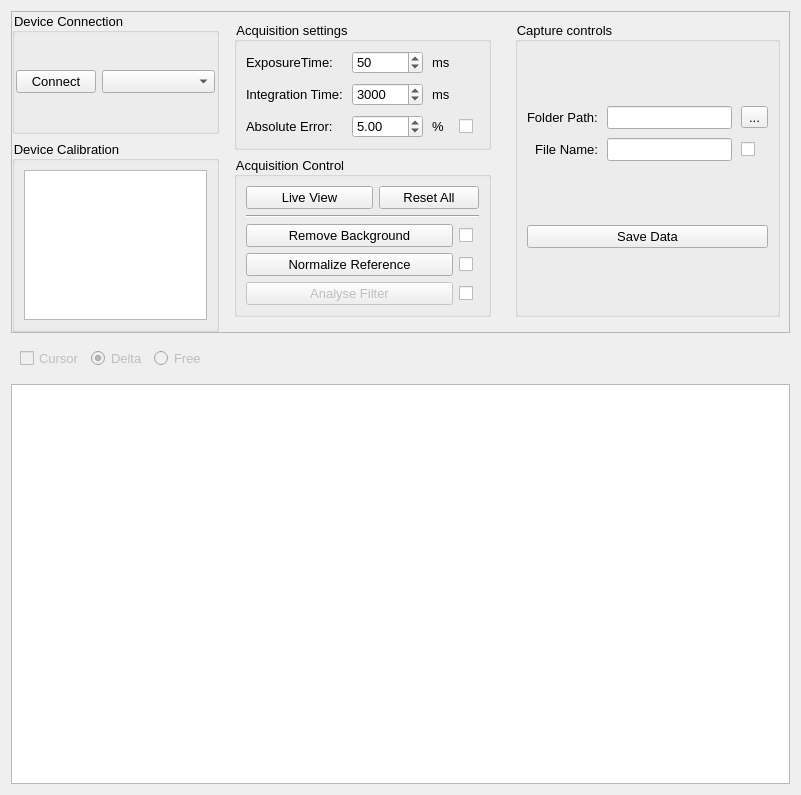
<?xml version="1.0" encoding="UTF-8"?>
<ui version="4.0">
 <class>spectraView</class>
 <widget class="QWidget" name="spectraView">
  <property name="geometry">
   <rect>
    <x>0</x>
    <y>0</y>
    <width>801</width>
    <height>756</height>
   </rect>
  </property>
  <property name="windowTitle">
   <string>Form</string>
  </property>
  <property name="styleSheet">
   <string notr="true">font: 10pt;</string>
  </property>
  <layout class="QGridLayout" name="gridLayout">
   <item row="3" column="0">
    <widget class="GraphicsLayoutWidget" name="pyqtgraphWidget">
     <property name="sizePolicy">
      <sizepolicy hsizetype="Expanding" vsizetype="Expanding">
       <horstretch>0</horstretch>
       <verstretch>1</verstretch>
      </sizepolicy>
     </property>
     <property name="minimumSize">
      <size>
       <width>0</width>
       <height>400</height>
      </size>
     </property>
    </widget>
   </item>
   <item row="2" column="0">
    <widget class="QWidget" name="w_graphControls" native="true">
     <layout class="QHBoxLayout" name="horizontalLayout_5">
      <item>
       <widget class="QCheckBox" name="cb_cursor">
        <property name="enabled">
         <bool>false</bool>
        </property>
        <property name="statusTip">
         <string>Show a crosshair cursor.</string>
        </property>
        <property name="text">
         <string>Cursor</string>
        </property>
       </widget>
      </item>
      <item>
       <widget class="QRadioButton" name="rb_delta">
        <property name="enabled">
         <bool>false</bool>
        </property>
        <property name="toolTip">
         <string>Double-click to set a marker</string>
        </property>
        <property name="statusTip">
         <string>Double-click the Graph to set a marker</string>
        </property>
        <property name="whatsThis">
         <string>Double-click to set a marker</string>
        </property>
        <property name="text">
         <string extracomment="Double-click to set a marker">Delta</string>
        </property>
        <property name="checkable">
         <bool>true</bool>
        </property>
        <property name="checked">
         <bool>true</bool>
        </property>
       </widget>
      </item>
      <item>
       <widget class="QRadioButton" name="rb_free">
        <property name="enabled">
         <bool>false</bool>
        </property>
        <property name="toolTip">
         <string>Double-click to set a marker</string>
        </property>
        <property name="statusTip">
         <string>Double-click the Graph to set a marker</string>
        </property>
        <property name="whatsThis">
         <string>Double-click to set a marker</string>
        </property>
        <property name="text">
         <string extracomment="Double-click to set a marker">Free</string>
        </property>
       </widget>
      </item>
      <item>
       <spacer name="horizontalSpacer">
        <property name="orientation">
         <enum>Qt::Horizontal</enum>
        </property>
        <property name="sizeHint" stdset="0">
         <size>
          <width>40</width>
          <height>20</height>
         </size>
        </property>
       </spacer>
      </item>
     </layout>
    </widget>
   </item>
   <item row="1" column="0">
    <widget class="QFrame" name="w_controls">
     <property name="frameShape">
      <enum>QFrame::StyledPanel</enum>
     </property>
     <property name="frameShadow">
      <enum>QFrame::Raised</enum>
     </property>
     <layout class="QGridLayout" name="gridLayout_5">
      <property name="leftMargin">
       <number>0</number>
      </property>
      <property name="topMargin">
       <number>0</number>
      </property>
      <property name="rightMargin">
       <number>0</number>
      </property>
      <property name="bottomMargin">
       <number>0</number>
      </property>
      <item row="0" column="0" rowspan="2">
       <widget class="QWidget" name="w_device" native="true">
        <property name="sizePolicy">
         <sizepolicy hsizetype="Preferred" vsizetype="Preferred">
          <horstretch>0</horstretch>
          <verstretch>0</verstretch>
         </sizepolicy>
        </property>
        <layout class="QVBoxLayout" name="verticalLayout_4">
         <property name="leftMargin">
          <number>0</number>
         </property>
         <property name="topMargin">
          <number>0</number>
         </property>
         <property name="rightMargin">
          <number>0</number>
         </property>
         <property name="bottomMargin">
          <number>0</number>
         </property>
         <item>
          <widget class="QGroupBox" name="g_connection">
           <property name="title">
            <string>Device Connection</string>
           </property>
           <layout class="QGridLayout" name="gridLayout_6">
            <property name="leftMargin">
             <number>1</number>
            </property>
            <property name="topMargin">
             <number>1</number>
            </property>
            <property name="rightMargin">
             <number>1</number>
            </property>
            <property name="bottomMargin">
             <number>1</number>
            </property>
            <item row="0" column="0">
             <widget class="QPushButton" name="pb_connectDevice">
              <property name="sizePolicy">
               <sizepolicy hsizetype="Expanding" vsizetype="Fixed">
                <horstretch>0</horstretch>
                <verstretch>0</verstretch>
               </sizepolicy>
              </property>
              <property name="text">
               <string>Connect</string>
              </property>
             </widget>
            </item>
            <item row="0" column="1">
             <widget class="QComboBox" name="cmb_selectDevice">
              <property name="sizePolicy">
               <sizepolicy hsizetype="Expanding" vsizetype="Fixed">
                <horstretch>1</horstretch>
                <verstretch>0</verstretch>
               </sizepolicy>
              </property>
             </widget>
            </item>
           </layout>
          </widget>
         </item>
         <item>
          <widget class="QGroupBox" name="g_calibration">
           <property name="title">
            <string>Device Calibration</string>
           </property>
           <layout class="QGridLayout" name="gridLayout_7">
            <item row="0" column="0">
             <widget class="QTableView" name="tv_calibration">
              <property name="sizePolicy">
               <sizepolicy hsizetype="Preferred" vsizetype="Preferred">
                <horstretch>0</horstretch>
                <verstretch>0</verstretch>
               </sizepolicy>
              </property>
              <property name="maximumSize">
               <size>
                <width>16777215</width>
                <height>150</height>
               </size>
              </property>
              <property name="baseSize">
               <size>
                <width>0</width>
                <height>0</height>
               </size>
              </property>
             </widget>
            </item>
           </layout>
          </widget>
         </item>
        </layout>
       </widget>
      </item>
      <item row="0" column="1">
       <widget class="QWidget" name="w_acquisitionControls" native="true">
        <layout class="QVBoxLayout" name="verticalLayout_5">
         <item>
          <widget class="QGroupBox" name="g_acquisitionSettings">
           <property name="sizePolicy">
            <sizepolicy hsizetype="Minimum" vsizetype="Preferred">
             <horstretch>0</horstretch>
             <verstretch>0</verstretch>
            </sizepolicy>
           </property>
           <property name="autoFillBackground">
            <bool>false</bool>
           </property>
           <property name="styleSheet">
            <string notr="true">border-color: rgb(0, 0, 0);</string>
           </property>
           <property name="title">
            <string>Acquisition settings</string>
           </property>
           <layout class="QVBoxLayout" name="verticalLayout_2">
            <property name="spacing">
             <number>0</number>
            </property>
            <item>
             <layout class="QGridLayout" name="gridLayout_3">
              <property name="bottomMargin">
               <number>0</number>
              </property>
              <property name="spacing">
               <number>9</number>
              </property>
              <item row="0" column="0">
               <widget class="QLabel" name="la_acqTime">
                <property name="text">
                 <string>ExposureTime:</string>
                </property>
               </widget>
              </item>
              <item row="1" column="2">
               <widget class="QSpinBox" name="sb_acqTime">
                <property name="minimumSize">
                 <size>
                  <width>0</width>
                  <height>0</height>
                 </size>
                </property>
                <property name="statusTip">
                 <string>Sets the integration time on the SpectrumDevice.</string>
                </property>
                <property name="minimum">
                 <number>10</number>
                </property>
                <property name="maximum">
                 <number>999999</number>
                </property>
                <property name="singleStep">
                 <number>100</number>
                </property>
                <property name="value">
                 <number>3000</number>
                </property>
               </widget>
              </item>
              <item row="1" column="3">
               <widget class="QLabel" name="label_3">
                <property name="text">
                 <string>ms</string>
                </property>
               </widget>
              </item>
              <item row="2" column="2">
               <widget class="QDoubleSpinBox" name="sb_absError">
                <property name="sizePolicy">
                 <sizepolicy hsizetype="Minimum" vsizetype="Fixed">
                  <horstretch>0</horstretch>
                  <verstretch>0</verstretch>
                 </sizepolicy>
                </property>
                <property name="minimumSize">
                 <size>
                  <width>0</width>
                  <height>0</height>
                 </size>
                </property>
                <property name="statusTip">
                 <string>If selected, Will exclude data which has a standard deviation higher than (value).</string>
                </property>
                <property name="minimum">
                 <double>0.100000000000000</double>
                </property>
                <property name="maximum">
                 <double>99.000000000000000</double>
                </property>
                <property name="singleStep">
                 <double>0.100000000000000</double>
                </property>
                <property name="value">
                 <double>5.000000000000000</double>
                </property>
               </widget>
              </item>
              <item row="2" column="3">
               <widget class="QLabel" name="label_4">
                <property name="text">
                 <string>% </string>
                </property>
               </widget>
              </item>
              <item row="1" column="0">
               <widget class="QLabel" name="la_acqTime_3">
                <property name="text">
                 <string>Integration Time:</string>
                </property>
               </widget>
              </item>
              <item row="2" column="0">
               <widget class="QLabel" name="label">
                <property name="text">
                 <string>Absolute Error:</string>
                </property>
               </widget>
              </item>
              <item row="0" column="2">
               <widget class="QSpinBox" name="sb_exposure">
                <property name="sizePolicy">
                 <sizepolicy hsizetype="Preferred" vsizetype="Fixed">
                  <horstretch>0</horstretch>
                  <verstretch>0</verstretch>
                 </sizepolicy>
                </property>
                <property name="minimumSize">
                 <size>
                  <width>0</width>
                  <height>0</height>
                 </size>
                </property>
                <property name="statusTip">
                 <string>Sets exposure time one the SpectrumDevice.</string>
                </property>
                <property name="minimum">
                 <number>4</number>
                </property>
                <property name="maximum">
                 <number>99999</number>
                </property>
                <property name="singleStep">
                 <number>10</number>
                </property>
                <property name="value">
                 <number>50</number>
                </property>
               </widget>
              </item>
              <item row="0" column="3">
               <widget class="QLabel" name="label_2">
                <property name="text">
                 <string>ms</string>
                </property>
               </widget>
              </item>
              <item row="2" column="4">
               <widget class="QCheckBox" name="cb_absError">
                <property name="statusTip">
                 <string>Activates data exclusion. Requires Normalization.</string>
                </property>
                <property name="text">
                 <string/>
                </property>
               </widget>
              </item>
             </layout>
            </item>
           </layout>
          </widget>
         </item>
         <item>
          <widget class="QGroupBox" name="g_acquisitionControl">
           <property name="sizePolicy">
            <sizepolicy hsizetype="Minimum" vsizetype="Preferred">
             <horstretch>0</horstretch>
             <verstretch>0</verstretch>
            </sizepolicy>
           </property>
           <property name="autoFillBackground">
            <bool>false</bool>
           </property>
           <property name="styleSheet">
            <string notr="true">border-color: rgb(0, 0, 0);</string>
           </property>
           <property name="title">
            <string>Acquisition Control</string>
           </property>
           <layout class="QVBoxLayout" name="verticalLayout">
            <item>
             <layout class="QHBoxLayout" name="lay_main">
              <item>
               <widget class="QFlashButton" name="pb_liveView">
                <property name="sizePolicy">
                 <sizepolicy hsizetype="Preferred" vsizetype="Fixed">
                  <horstretch>1</horstretch>
                  <verstretch>0</verstretch>
                 </sizepolicy>
                </property>
                <property name="minimumSize">
                 <size>
                  <width>100</width>
                  <height>0</height>
                 </size>
                </property>
                <property name="statusTip">
                 <string>Starts data reading from the SpectrumDevice</string>
                </property>
                <property name="styleSheet">
                 <string notr="true"/>
                </property>
                <property name="text">
                 <string>Live View</string>
                </property>
               </widget>
              </item>
              <item>
               <widget class="QPushButton" name="pb_reset">
                <property name="sizePolicy">
                 <sizepolicy hsizetype="Minimum" vsizetype="Fixed">
                  <horstretch>1</horstretch>
                  <verstretch>0</verstretch>
                 </sizepolicy>
                </property>
                <property name="minimumSize">
                 <size>
                  <width>100</width>
                  <height>0</height>
                 </size>
                </property>
                <property name="maximumSize">
                 <size>
                  <width>50</width>
                  <height>16777215</height>
                 </size>
                </property>
                <property name="statusTip">
                 <string>Resets the data and the view to initial parameters.</string>
                </property>
                <property name="text">
                 <string>Reset All</string>
                </property>
               </widget>
              </item>
             </layout>
            </item>
            <item>
             <widget class="Line" name="line">
              <property name="orientation">
               <enum>Qt::Horizontal</enum>
              </property>
             </widget>
            </item>
            <item>
             <widget class="QWidget" name="w_SpectraControl" native="true">
              <layout class="QHBoxLayout" name="horizontalLayout_6">
               <property name="leftMargin">
                <number>0</number>
               </property>
               <property name="topMargin">
                <number>0</number>
               </property>
               <property name="rightMargin">
                <number>0</number>
               </property>
               <property name="bottomMargin">
                <number>0</number>
               </property>
               <item>
                <layout class="QGridLayout" name="gridLayout_2">
                 <item row="2" column="0">
                  <widget class="QPushButton" name="pb_analyse">
                   <property name="enabled">
                    <bool>false</bool>
                   </property>
                   <property name="sizePolicy">
                    <sizepolicy hsizetype="Preferred" vsizetype="Fixed">
                     <horstretch>0</horstretch>
                     <verstretch>0</verstretch>
                    </sizepolicy>
                   </property>
                   <property name="statusTip">
                    <string>Will print a report for the OpticalDevice analysed.</string>
                   </property>
                   <property name="text">
                    <string>Analyse Filter</string>
                   </property>
                  </widget>
                 </item>
                 <item row="0" column="1">
                  <widget class="QCheckBox" name="ind_rmBackground">
                   <property name="sizePolicy">
                    <sizepolicy hsizetype="Fixed" vsizetype="Fixed">
                     <horstretch>0</horstretch>
                     <verstretch>0</verstretch>
                    </sizepolicy>
                   </property>
                   <property name="text">
                    <string/>
                   </property>
                   <property name="checkable">
                    <bool>false</bool>
                   </property>
                  </widget>
                 </item>
                 <item row="2" column="1">
                  <widget class="QCheckBox" name="ind_analyse">
                   <property name="sizePolicy">
                    <sizepolicy hsizetype="Fixed" vsizetype="Fixed">
                     <horstretch>0</horstretch>
                     <verstretch>0</verstretch>
                    </sizepolicy>
                   </property>
                   <property name="text">
                    <string/>
                   </property>
                   <property name="checkable">
                    <bool>false</bool>
                   </property>
                  </widget>
                 </item>
                 <item row="0" column="0">
                  <widget class="QPushButton" name="pb_rmBackground">
                   <property name="sizePolicy">
                    <sizepolicy hsizetype="Preferred" vsizetype="Fixed">
                     <horstretch>0</horstretch>
                     <verstretch>0</verstretch>
                    </sizepolicy>
                   </property>
                   <property name="statusTip">
                    <string>Acquires 1 data set. Will subtract to other data acquisition and readings.</string>
                   </property>
                   <property name="text">
                    <string>Remove Background</string>
                   </property>
                  </widget>
                 </item>
                 <item row="1" column="0">
                  <widget class="QPushButton" name="pb_normalize">
                   <property name="sizePolicy">
                    <sizepolicy hsizetype="Preferred" vsizetype="Fixed">
                     <horstretch>0</horstretch>
                     <verstretch>0</verstretch>
                    </sizepolicy>
                   </property>
                   <property name="statusTip">
                    <string>Will normalize the spectrum to allow for transmission/reflexion spectral analysis.</string>
                   </property>
                   <property name="styleSheet">
                    <string notr="true"/>
                   </property>
                   <property name="text">
                    <string>Normalize Reference</string>
                   </property>
                  </widget>
                 </item>
                 <item row="1" column="1">
                  <widget class="QCheckBox" name="ind_normalize">
                   <property name="sizePolicy">
                    <sizepolicy hsizetype="Fixed" vsizetype="Fixed">
                     <horstretch>0</horstretch>
                     <verstretch>0</verstretch>
                    </sizepolicy>
                   </property>
                   <property name="text">
                    <string/>
                   </property>
                   <property name="iconSize">
                    <size>
                     <width>16</width>
                     <height>16</height>
                    </size>
                   </property>
                   <property name="checkable">
                    <bool>false</bool>
                   </property>
                  </widget>
                 </item>
                </layout>
               </item>
              </layout>
             </widget>
            </item>
           </layout>
          </widget>
         </item>
        </layout>
       </widget>
      </item>
      <item row="0" column="2">
       <widget class="QWidget" name="w_captureControls" native="true">
        <layout class="QGridLayout" name="gridLayout_8">
         <item row="0" column="0">
          <widget class="QGroupBox" name="g_captureControls">
           <property name="sizePolicy">
            <sizepolicy hsizetype="MinimumExpanding" vsizetype="Preferred">
             <horstretch>1</horstretch>
             <verstretch>0</verstretch>
            </sizepolicy>
           </property>
           <property name="minimumSize">
            <size>
             <width>0</width>
             <height>0</height>
            </size>
           </property>
           <property name="maximumSize">
            <size>
             <width>1000000</width>
             <height>16777215</height>
            </size>
           </property>
           <property name="autoFillBackground">
            <bool>false</bool>
           </property>
           <property name="styleSheet">
            <string notr="true">border-color: rgb(0, 0, 0);</string>
           </property>
           <property name="title">
            <string>Capture controls</string>
           </property>
           <layout class="QVBoxLayout" name="verticalLayout_3">
            <property name="spacing">
             <number>0</number>
            </property>
            <item>
             <layout class="QGridLayout" name="gridLayout_4">
              <property name="leftMargin">
               <number>0</number>
              </property>
              <property name="topMargin">
               <number>0</number>
              </property>
              <property name="bottomMargin">
               <number>9</number>
              </property>
              <property name="spacing">
               <number>9</number>
              </property>
              <item row="1" column="0">
               <widget class="QLabel" name="la_fileName">
                <property name="sizePolicy">
                 <sizepolicy hsizetype="Preferred" vsizetype="Preferred">
                  <horstretch>0</horstretch>
                  <verstretch>0</verstretch>
                 </sizepolicy>
                </property>
                <property name="text">
                 <string>File Name:</string>
                </property>
                <property name="alignment">
                 <set>Qt::AlignRight|Qt::AlignTrailing|Qt::AlignVCenter</set>
                </property>
               </widget>
              </item>
              <item row="0" column="2">
               <widget class="QLineEdit" name="le_folderPath">
                <property name="enabled">
                 <bool>true</bool>
                </property>
                <property name="sizePolicy">
                 <sizepolicy hsizetype="Preferred" vsizetype="Fixed">
                  <horstretch>2</horstretch>
                  <verstretch>0</verstretch>
                 </sizepolicy>
                </property>
                <property name="readOnly">
                 <bool>true</bool>
                </property>
                <property name="clearButtonEnabled">
                 <bool>false</bool>
                </property>
               </widget>
              </item>
              <item row="1" column="2">
               <widget class="QLineEdit" name="le_fileName">
                <property name="sizePolicy">
                 <sizepolicy hsizetype="Preferred" vsizetype="Fixed">
                  <horstretch>2</horstretch>
                  <verstretch>0</verstretch>
                 </sizepolicy>
                </property>
                <property name="statusTip">
                 <string>Set the name of the file that will be saved.</string>
                </property>
               </widget>
              </item>
              <item row="1" column="3">
               <widget class="QCheckBox" name="cb_index">
                <property name="sizePolicy">
                 <sizepolicy hsizetype="Minimum" vsizetype="Fixed">
                  <horstretch>0</horstretch>
                  <verstretch>0</verstretch>
                 </sizepolicy>
                </property>
                <property name="toolTip">
                 <string/>
                </property>
                <property name="statusTip">
                 <string>Autoindexing?</string>
                </property>
                <property name="whatsThis">
                 <string/>
                </property>
                <property name="layoutDirection">
                 <enum>Qt::LeftToRight</enum>
                </property>
                <property name="text">
                 <string/>
                </property>
               </widget>
              </item>
              <item row="0" column="3">
               <widget class="QToolButton" name="tb_folderPath">
                <property name="text">
                 <string>...</string>
                </property>
               </widget>
              </item>
              <item row="0" column="0">
               <widget class="QLabel" name="la_folderPath">
                <property name="text">
                 <string>Folder Path:</string>
                </property>
               </widget>
              </item>
             </layout>
            </item>
            <item>
             <widget class="QPushButton" name="pb_saveData">
              <property name="sizePolicy">
               <sizepolicy hsizetype="Minimum" vsizetype="Fixed">
                <horstretch>0</horstretch>
                <verstretch>0</verstretch>
               </sizepolicy>
              </property>
              <property name="statusTip">
               <string>Saves data as a .csv</string>
              </property>
              <property name="text">
               <string>Save Data</string>
              </property>
             </widget>
            </item>
           </layout>
          </widget>
         </item>
        </layout>
       </widget>
      </item>
     </layout>
    </widget>
   </item>
  </layout>
 </widget>
 <customwidgets>
  <customwidget>
   <class>GraphicsLayoutWidget</class>
   <extends>QGraphicsView</extends>
   <header>pyqtgraph.h</header>
   <container>1</container>
  </customwidget>
  <customwidget>
   <class>QFlashButton</class>
   <extends>QPushButton</extends>
   <header>/gui/widgets/QFlashButton.h</header>
  </customwidget>
 </customwidgets>
 <resources/>
 <connections/>
</ui>
